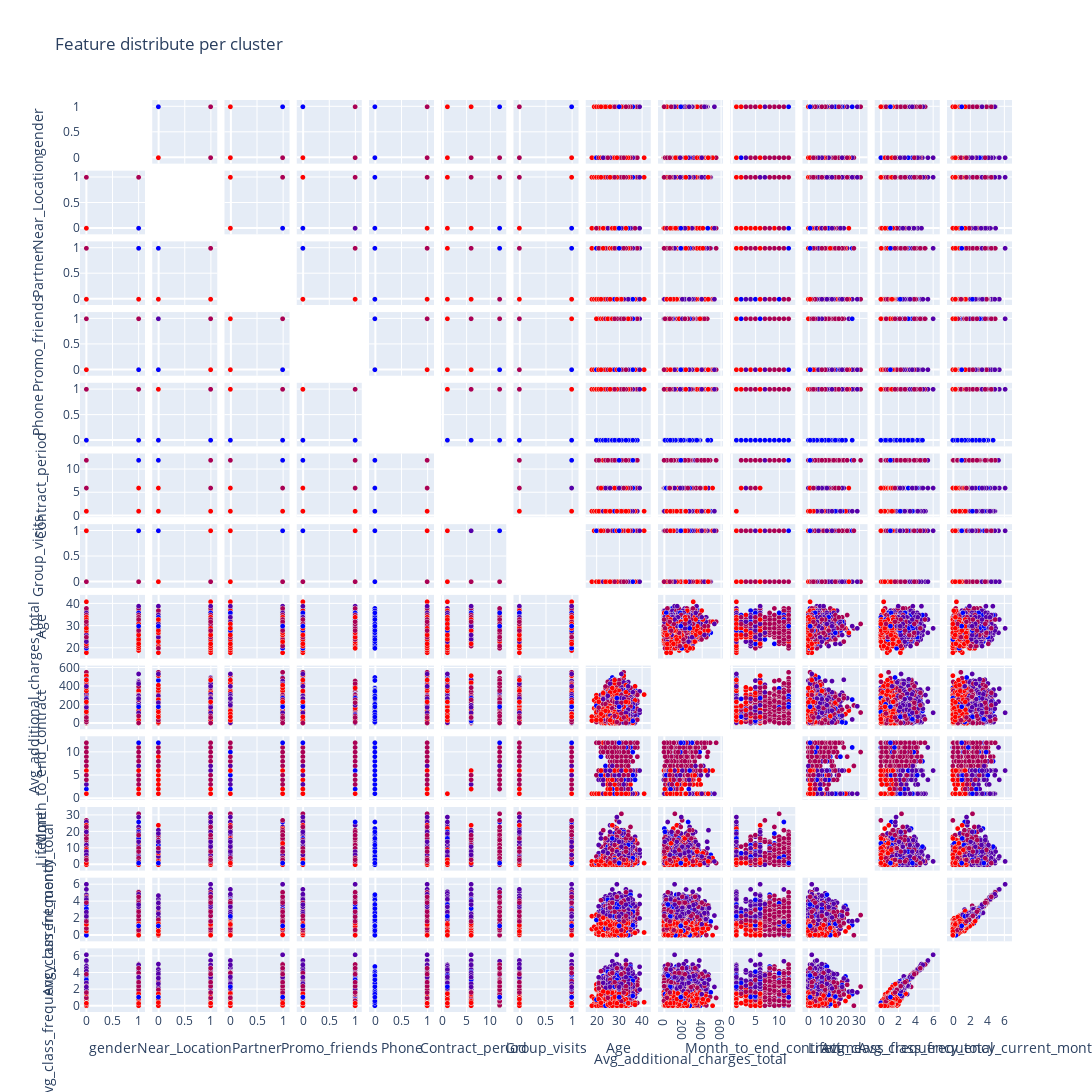

Notebook code cell kept with this figure:
### Markdown cell above
looks like cluster 3 customers are the most prone to leave it seems like: 
* the customers were around for only 2 months 
* these customers spend the least money on extra services
* They are the youngest of the bunch
* They had the least group visits
* They were in the least amount of classes
* Most of them had short term subscriptions
* Even though the gym was close to their home/work they have the longest distance from the gym compared to other clusters
* Most of the customers in this cluster are female

<br>Cluster 2 are the most loyal (cluster 1 isn't that far behind)
* The customers were around the longest around months 
* They got the longest subscription
* Spent the most on extra services
* They come in groups often compared to other clusters
* Alot of them came from friends or acquaintances
* The majority are from partnerd companies
* Most of the customers in this cluster work or live near the gym



<br>I'll now plot distributions of features for the clusters

### Code cell
fig = go.Figure(data=go.Splom(
                  dimensions=[dict(label='gender', values=gym['gender']),
                              dict(label='Near_Location', values=gym['Near_Location']),
                              dict(label='Partner', values=gym['Partner']),
                              dict(label='Promo_friends', values=gym['Promo_friends']),
                              dict(label='Phone', values=gym['Phone']),
                              dict(label='Contract_period', values=gym['Contract_period']),
                              dict(label='Group_visits', values=gym['Group_visits']),
                              dict(label='Age', values=gym['Age']),
                              dict(label='Avg_additional_charges_total', values=gym['Avg_additional_charges_total']),
                              dict(label='Month_to_end_contract', values=gym['Month_to_end_contract']),  
                              dict(label='Lifetime', values=gym['Lifetime']),  
                              dict(label='Avg_class_frequency_total', values=gym['Avg_class_frequency_total']),  
                              dict(label='Avg_class_frequency_current_month', values=gym['Avg_class_frequency_current_month'])],                                
                              marker=dict(color=gym['cluster_km'],
                              size=5,
                              colorscale='Bluered',
                              line=dict(width=0.5,
                                        color='rgb(230,230,230)')),
                  text = gym['cluster_km'],  
                  diagonal=dict(visible=False)))

title = "Feature distribute per cluster"
fig.update_layout(title=title,
                  dragmode='select',
                  width=3500,
                  height=3500,
                  hovermode='closest')

fig.show()

### Figure 1 — Plotly figure (JSON) as saved in the notebook; plotly's stock layout.template omitted (floating-point values rounded to 4 significant figures; data arrays with more than 128 entries replaced by an {"elided": "..."} marker saying what was removed)
{"data": [{"diagonal": {"visible": false}, "dimensions": [{"label": "gender", "values": {"elided": "4000 int values"}}, {"label": "Near_Location", "values": {"elided": "4000 int values"}}, {"label": "Partner", "values": {"elided": "4000 int values"}}, {"label": "Promo_friends", "values": {"elided": "4000 int values"}}, {"label": "Phone", "values": {"elided": "4000 int values"}}, {"label": "Contract_period", "values": {"elided": "4000 int values"}}, {"label": "Group_visits", "values": {"elided": "4000 int values"}}, {"label": "Age", "values": {"elided": "4000 int values"}}, {"label": "Avg_additional_charges_total", "values": {"elided": "4000 float values"}}, {"label": "Month_to_end_contract", "values": {"elided": "4000 int values"}}, {"label": "Lifetime", "values": {"elided": "4000 int values"}}, {"label": "Avg_class_frequency_total", "values": {"elided": "4000 float values"}}, {"label": "Avg_class_frequency_current_month", "values": {"elided": "4000 float values"}}], "marker": {"color": {"elided": "4000 int values"}, "colorscale": [[0, "rgb(0,0,255)"], [1, "rgb(255,0,0)"]], "line": {"color": "rgb(230,230,230)", "width": 0.5}, "size": 5}, "text": {"elided": "4000 int values"}, "type": "splom"}], "layout": {"dragmode": "select", "height": 3500, "hovermode": "closest", "title": {"text": "Feature distribute per cluster"}, "width": 3500}}
